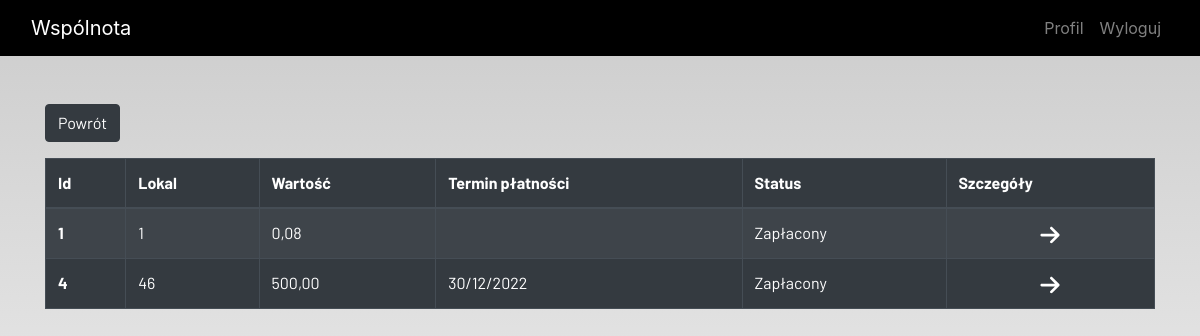
The app's page /billing_history (signed in), older data.
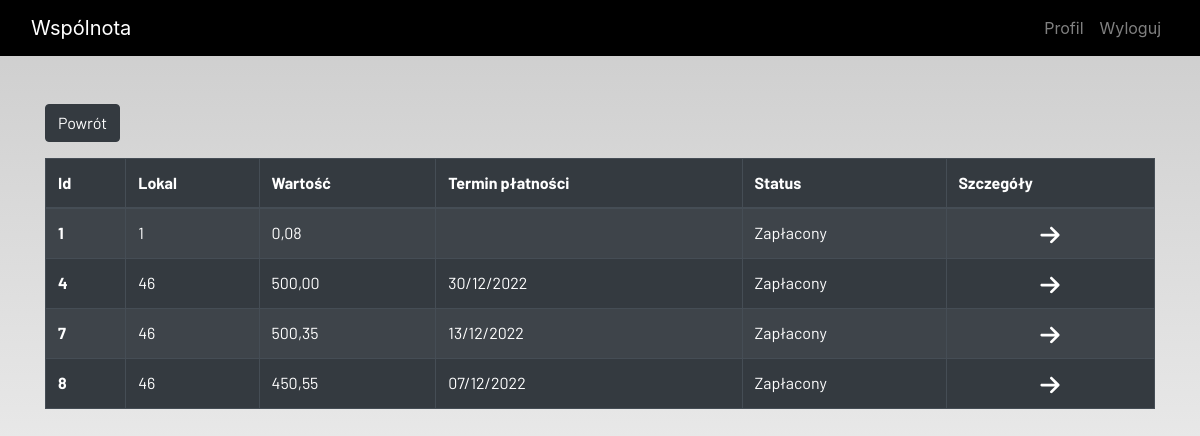
The same page, newer data.
### ideas/models.py (models this page shows, shortened)
class Billing(models.Model):
    admin = models.ForeignKey(User, on_delete=models.CASCADE, null=True, blank=True)
    id = models.AutoField(primary_key = True)
    owner = models.ForeignKey(Local, on_delete=models.CASCADE, null=False, blank=False)
    value = models.DecimalField(("Kwota do zapłaty"), max_digits=100, decimal_places=2)
    status = models.BooleanField(("Czy zapłacone?"))
    start_billing = models.DateField(("Początek okresu rozliczeniowego"), null=False, blank=False)
    end_billing = models.DateField(("Koniec okresu rozliczeniowego"), null=False, blank=False)
    payment_date = models.DateField(("Termin płatności"), null=True, blank=True)

class Local(models.Model):
    admin = models.ForeignKey(User, on_delete=models.CASCADE, related_name='admin', null=True, blank=True)
    owner = models.OneToOneField(User, on_delete=models.CASCADE, related_name='owner', null=True, blank=True)
    number = models.IntegerField(("Numer lokalu"), null=False, blank=False)
    area = models.DecimalField(("Powierzchnia"), max_digits=100, decimal_places=2)
    def __str__(self):
        return str(self.number)
    class Meta:
        verbose_name = "local"
        verbose_name_plural = "local"

### ideas/view/billing_views.py (the view)
# urls.py: path('billing_history', billing_history, name='billing_history'),
def billing_history(request):
    billing = Billing.objects.filter(status=True).filter(admin=request.user)
    context = {
        'billings': billing,
    }
    return render(request, 'registration/billing/billing_history.html', context)

### ideas/templates/registration/billing/billing_history.html (shortened to what this page needs)
{% extends 'registration/main.html' %}
{% load static %}
{% block content %}
{% load crispy_forms_tags %}
<div class="container" >
    <div class="form-group">
        <a href="{% url 'billing' %}">
            <button  class="btn btn-dark" >
                    Powrót
            </button>
        </a>
    </div>
</div>
<div class="container">
    <table class="table table-striped table-bordered table-hover table-dark">
        <thead>
            <tr>
                <th scope="col">Id</th>
                <th scope="col">Lokal</th>
                <th scope="col">Wartość</th>
                <th scope="col">Termin płatności</th>
                <th scope="col">Status</th>
                <th scope="col">Szczegóły</th>
            </tr>
        </thead>
        <tbody>
            {% for billing in  billings %}
            <tr>
                <th scope="row">{{ billing.id }}</th>
                <td>{{ billing.owner }}</td>
                <td>{{ billing.value }}</td>
                <td>{{ billing.payment_date | date:"d/m/Y" }}</td>
                <td>Zapłacony</td>
                <td style="text-align: center">
                    <a href="{% url 'billing_detail' billing.id%}">
                    </a>
                </td>
            </tr>
            {%  endfor %}
        </tbody>
    </table>
</div>
{% endblock content %}

Row changes from the older to the newer data that the page shows:
added Billing: id "7", owner "46", value "500,35", payment_date "13/12/2022"
added Billing: id "8", owner "46", value "450,55", payment_date "07/12/2022"
